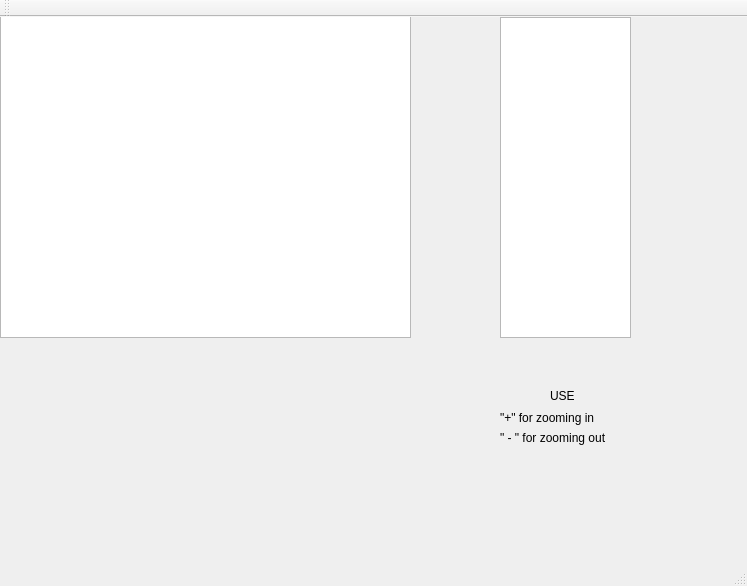
<?xml version="1.0" encoding="UTF-8"?>
<ui version="4.0">
 <class>MainWindow</class>
 <widget class="QMainWindow" name="MainWindow">
  <property name="geometry">
   <rect>
    <x>0</x>
    <y>0</y>
    <width>747</width>
    <height>586</height>
   </rect>
  </property>
  <property name="windowTitle">
   <string>MainWindow</string>
  </property>
  <widget class="QWidget" name="centralWidget">
   <widget class="QGraphicsView" name="graphicsView">
    <property name="geometry">
     <rect>
      <x>0</x>
      <y>-10</y>
      <width>411</width>
      <height>331</height>
     </rect>
    </property>
   </widget>
   <widget class="QListView" name="listView">
    <property name="geometry">
     <rect>
      <x>500</x>
      <y>0</y>
      <width>131</width>
      <height>321</height>
     </rect>
    </property>
   </widget>
   <widget class="QLabel" name="label">
    <property name="geometry">
     <rect>
      <x>500</x>
      <y>390</y>
      <width>211</width>
      <height>21</height>
     </rect>
    </property>
    <property name="text">
     <string>&quot;+&quot; for zooming in</string>
    </property>
   </widget>
   <widget class="QLabel" name="label_2">
    <property name="geometry">
     <rect>
      <x>500</x>
      <y>410</y>
      <width>161</width>
      <height>21</height>
     </rect>
    </property>
    <property name="text">
     <string>&quot; - &quot; for zooming out</string>
    </property>
   </widget>
   <widget class="QLabel" name="label_3">
    <property name="geometry">
     <rect>
      <x>550</x>
      <y>370</y>
      <width>31</width>
      <height>17</height>
     </rect>
    </property>
    <property name="text">
     <string>USE</string>
    </property>
   </widget>
  </widget>
  <widget class="QMenuBar" name="menuBar">
   <property name="geometry">
    <rect>
     <x>0</x>
     <y>0</y>
     <width>747</width>
     <height>25</height>
    </rect>
   </property>
  </widget>
  <widget class="QToolBar" name="mainToolBar">
   <attribute name="toolBarArea">
    <enum>TopToolBarArea</enum>
   </attribute>
   <attribute name="toolBarBreak">
    <bool>false</bool>
   </attribute>
  </widget>
  <widget class="QStatusBar" name="statusBar"/>
 </widget>
 <layoutdefault spacing="6" margin="11"/>
 <resources/>
 <connections/>
</ui>
